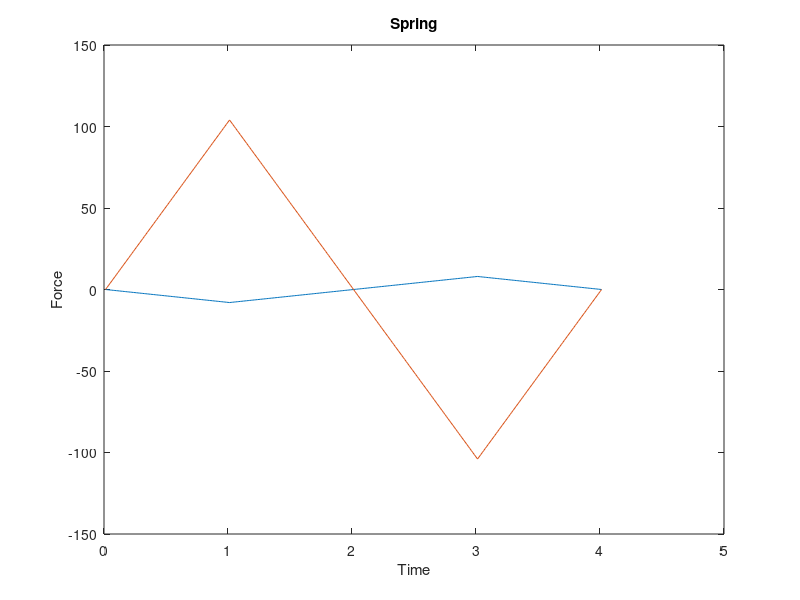

The MATLAB script that drew this image:
load k1_3.txt;
[n,p] = size(k1_3);
t = 1:n;
t = t*0.0125;
k1_3(:,2) = k1_3(:,2)*10;
plot(t,k1_3),
xlabel('Time'), ylabel('Force')
title('Spring');
